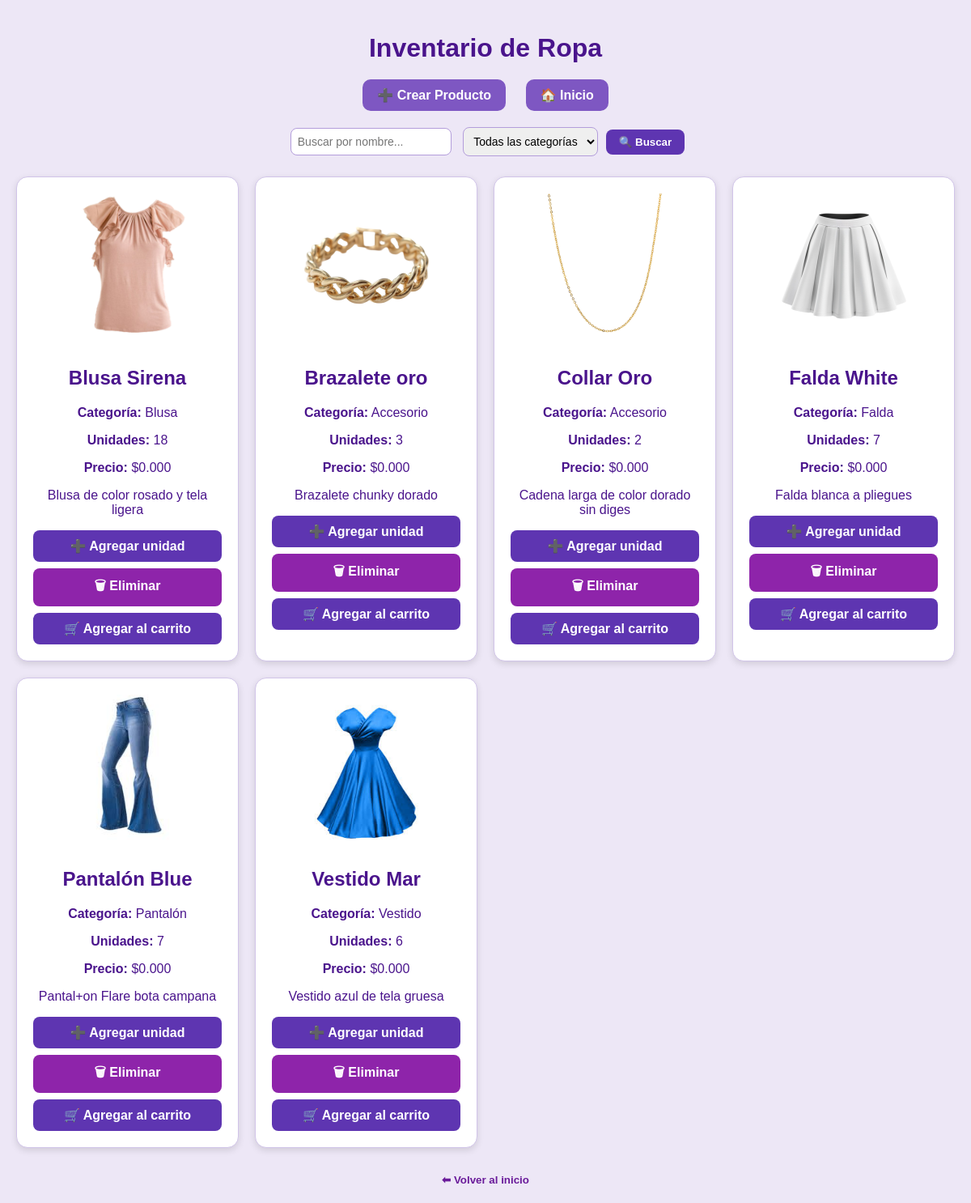
The page /inventory/ (signed in) on the database as committed earlier.
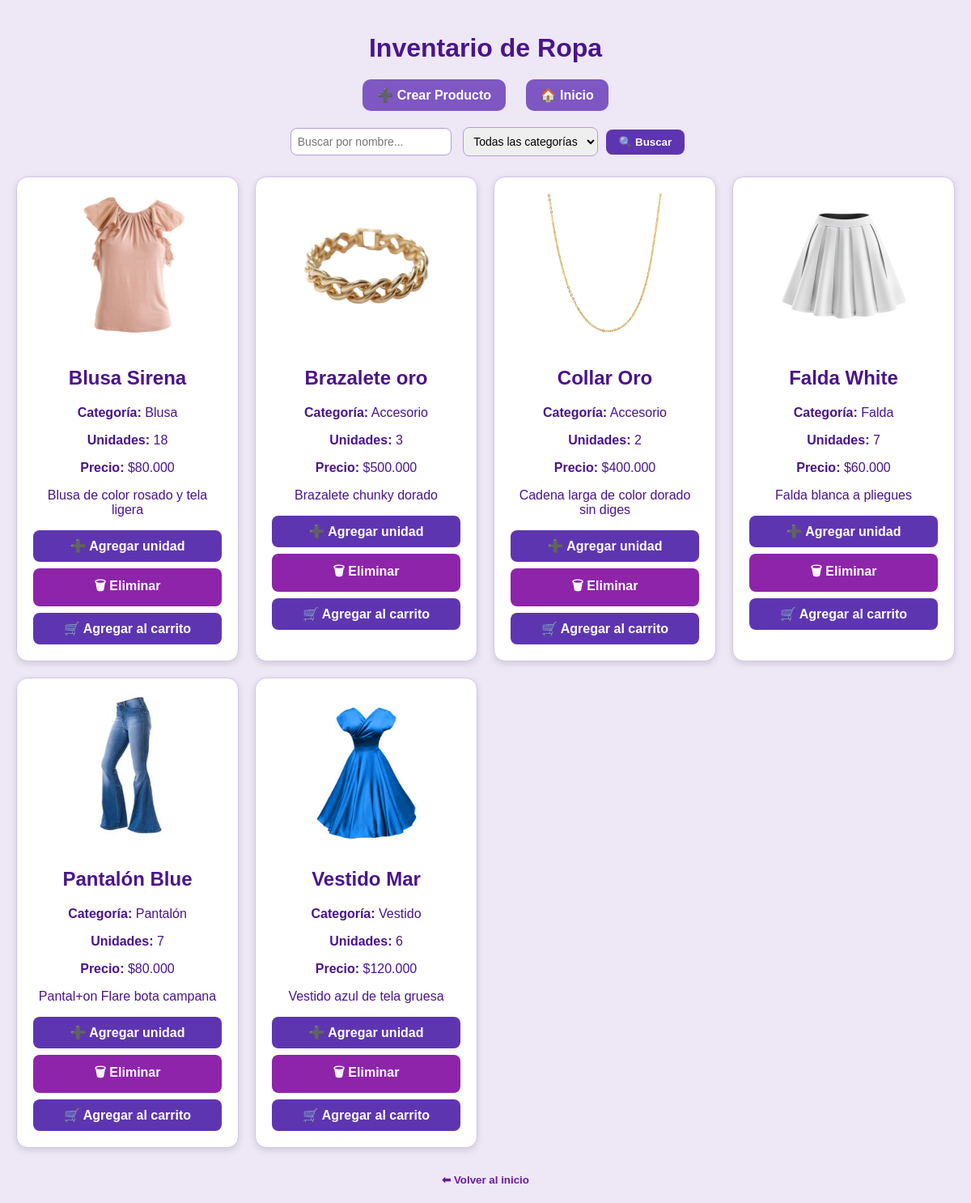
The same page on the database as committed later.
### inventory/models.py (models this page shows, shortened)
class Product(models.Model):
    CATEGORY_CHOICES = [
        ("blusa", "Blusa"),
        ("pantalon", "Pantalón"),
        ("falda", "Falda"),
        ("vestido", "Vestido"),
        ("calzado", "Calzado"),
        ("accesorio", "Accesorio"),
    ]
    name = models.CharField(max_length=100, unique=True)
    description = models.TextField(blank=True)
    category = models.CharField(max_length=20, choices=CATEGORY_CHOICES)
    quantity = models.PositiveIntegerField(default=0)
    image = models.ImageField(upload_to="products/", blank=True, null=True)
    price = models.DecimalField(max_digits=10, decimal_places=3, default=0.00)

### inventory/views.py (the view)
# urls.py: path("inventory/", views.inventory_display, name="inventory_display"),
@login_required
def inventory_display(request):
    query = request.GET.get("q")
    category = request.GET.get("category")
    products = Product.objects.all().order_by("name")
    if query:
        products = products.filter(
            Q(name__icontains=query) | Q(description__icontains=query)
        )
    if category and category != "all":
        products = products.filter(category=category)
    return render(request, "inventory_display.html", {
        "products": products,
        "query": query,
        "category": category,
        "categories": Product.CATEGORY_CHOICES,
    })

### inventory/templates/inventory_display.html (shortened to what this page needs)
<!DOCTYPE html>
<html lang="es">
<head>
</head>
<body>
    <h1>Inventario de Ropa</h1>
    <div class="top-actions">
        <a href="{% url 'product_entry' %}">➕ Crear Producto</a>
        <a href="{% url 'home' %}">🏠 Inicio</a>
    </div>
    <form method="get" class="search-bar">
        <input type="text" name="q" placeholder="Buscar por nombre..." value="{{ query|default:'' }}">
        <select name="category">
            <option value="all">Todas las categorías</option>
        </select>
        <button type="submit">🔍 Buscar</button>
    </form>
    <div class="grid">
        {% for product in products %}
        <div class="card">
            {% if product.image %}
                <img src="{{ product.image.url }}" alt="{{ product.name }}">
            {% endif %}
            <h2>{{ product.name }}</h2>
            <p><strong>Categoría:</strong> {{ product.get_category_display }}</p>
            <p><strong>Unidades:</strong> {{ product.quantity }}</p>
            <p><strong>Precio:</strong> ${{ product.price }}</p>
            <p>{{ product.description }}</p>
            <a href="{% url 'add_unit' product.id %}" class="btn btn-add">➕ Agregar unidad</a>
            <a href="{% url 'delete_product' product.id %}" class="btn btn-del" onclick="return confirm('¿Eliminar {{ product.name }}?')">🗑 Eliminar</a>
            <a href="{% url 'cart_add' product.id %}" class="btn btn-add">🛒 Agregar al carrito</a>
        </div>
        {% empty %}
        <p style="grid-column:1/-1;text-align:center;">No hay productos registrados.</p>
        {% endfor %}
    </div>
    <form action="{% url 'logout' %}" method="post" class="logout-btn-form">
        <button type="submit">⬅ Volver al inicio</button>
    </form>
</body>
</html>

### inventory/templates/inventory_display.html (style rules this page uses)
body { font-family:Arial, sans-serif; background:#ede7f6; margin:0; padding:20px; color:#4a148c; }
h1 { text-align:center; margin-bottom:20px; }
.top-actions { text-align:center; margin-bottom:20px; }
.top-actions a { display:inline-block; margin:0 10px; padding:10px 18px; background:#7e57c2; color:#fff; border-radius:10px; text-decoration:none; font-weight:bold; }
form.search-bar { text-align:center; margin-bottom:25px; }
form.search-bar input, form.search-bar select { padding:8px; border-radius:8px; border:1px solid #b39ddb; margin:0 5px; font-size:14px; }
form.search-bar button { padding:8px 16px; border:none; border-radius:8px; background:#5E35B1; color:white; font-weight:bold; cursor:pointer; transition:background .2s; }
.grid { display:grid; grid-template-columns:repeat(auto-fit, minmax(260px,1fr)); gap:20px; }
.card { background:#fff; border:1px solid #d1c4e9; padding:20px; border-radius:14px; text-align:center; box-shadow:0 3px 8px rgba(0,0,0,.12); }
.card img { max-width:100%; height:180px; object-fit:cover; border-radius:8px; margin-bottom:10px; }
.btn { display:block; margin-top:8px; padding:10px; border:none; border-radius:8px; cursor:pointer; font-weight:bold; text-decoration:none; }
.btn-add { background:#5E35B1; color:#fff; }
.btn-del { background:#8E24AA; color:#fff; }
.logout-btn-form { display: block; margin: 30px auto 0; width: fit-content; }
.logout-btn-form button { border: none; background: none; color: #6a1b9a; font-weight: bold; cursor: pointer; text-decoration: none; }

Rows that differ between the two databases and show on the page:
changed Product "Blusa Sirena": price "0.000" → "80.000"
changed Product "Brazalete oro": price "0.000" → "500.000"
changed Product "Collar Oro": price "0.000" → "400.000"
changed Product "Falda White": price "0.000" → "60.000"
changed Product "Pantalón Blue": price "0.000" → "80.000"
changed Product "Vestido Mar": price "0.000" → "120.000"
